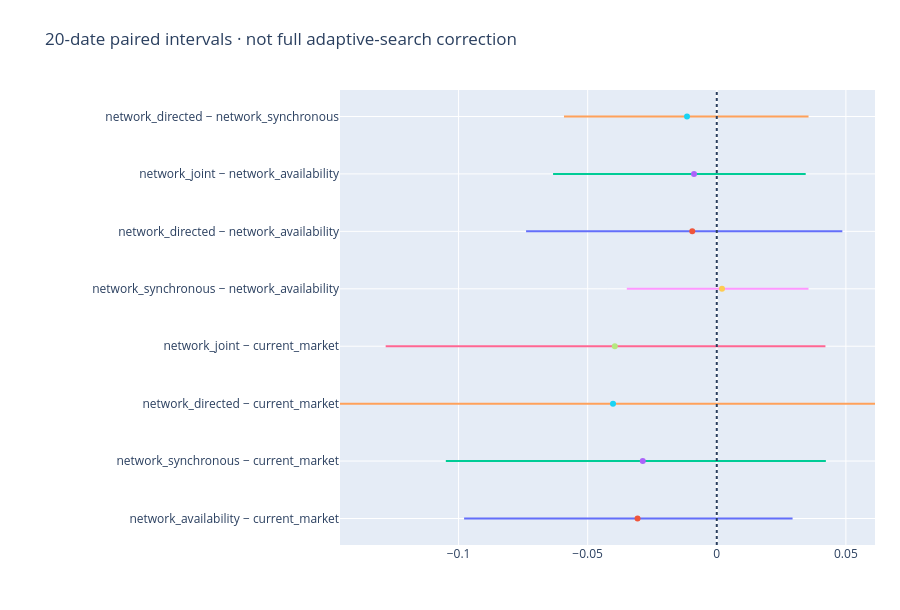

This figure's notebook cell:
### Markdown cell above
## Uncertainty

### Code cell
figures[6][1].show(renderer='plotly_mimetype')

### Figure 1 — Plotly figure (JSON) as saved in the notebook; plotly's stock layout.template omitted (floating-point values rounded to 4 significant figures)
{"data": [{"mode": "lines", "showlegend": false, "type": "scatter", "x": [-0.09785, 0.02936], "y": ["network_availability − current_market", "network_availability − current_market"]}, {"mode": "markers", "showlegend": false, "type": "scatter", "x": [-0.03068], "y": ["network_availability − current_market"]}, {"mode": "lines", "showlegend": false, "type": "scatter", "x": [-0.1049, 0.04225], "y": ["network_synchronous − current_market", "network_synchronous − current_market"]}, {"mode": "markers", "showlegend": false, "type": "scatter", "x": [-0.02866], "y": ["network_synchronous − current_market"]}, {"mode": "lines", "showlegend": false, "type": "scatter", "x": [-0.1459, 0.06128], "y": ["network_directed − current_market", "network_directed − current_market"]}, {"mode": "markers", "showlegend": false, "type": "scatter", "x": [-0.04017], "y": ["network_directed − current_market"]}, {"mode": "lines", "showlegend": false, "type": "scatter", "x": [-0.1282, 0.04208], "y": ["network_joint − current_market", "network_joint − current_market"]}, {"mode": "markers", "showlegend": false, "type": "scatter", "x": [-0.03949], "y": ["network_joint − current_market"]}, {"mode": "lines", "showlegend": false, "type": "scatter", "x": [-0.03484, 0.03553], "y": ["network_synchronous − network_availability", "network_synchronous − network_availability"]}, {"mode": "markers", "showlegend": false, "type": "scatter", "x": [0.002028], "y": ["network_synchronous − network_availability"]}, {"mode": "lines", "showlegend": false, "type": "scatter", "x": [-0.07385, 0.04863], "y": ["network_directed − network_availability", "network_directed − network_availability"]}, {"mode": "markers", "showlegend": false, "type": "scatter", "x": [-0.009489], "y": ["network_directed − network_availability"]}, {"mode": "lines", "showlegend": false, "type": "scatter", "x": [-0.0634, 0.03444], "y": ["network_joint − network_availability", "network_joint − network_availability"]}, {"mode": "markers", "showlegend": false, "type": "scatter", "x": [-0.008805], "y": ["network_joint − network_availability"]}, {"mode": "lines", "showlegend": false, "type": "scatter", "x": [-0.05917, 0.03554], "y": ["network_directed − network_synchronous", "network_directed − network_synchronous"]}, {"mode": "markers", "showlegend": false, "type": "scatter", "x": [-0.01152], "y": ["network_directed − network_synchronous"]}], "layout": {"height": 610, "legend": {"title": {"text": ""}}, "margin": {"b": 65, "l": 340, "r": 25, "t": 90}, "shapes": [{"line": {"dash": "dot"}, "type": "line", "x0": 0, "x1": 0, "xref": "x", "y0": 0, "y1": 1, "yref": "y domain"}], "title": {"text": "20-date paired intervals · not full adaptive-search correction"}}}
